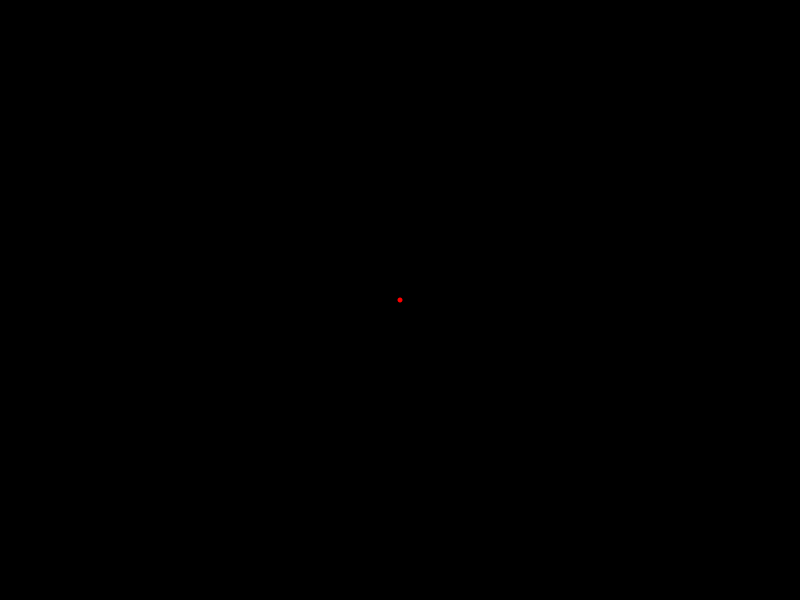
Frame 1 (no input)
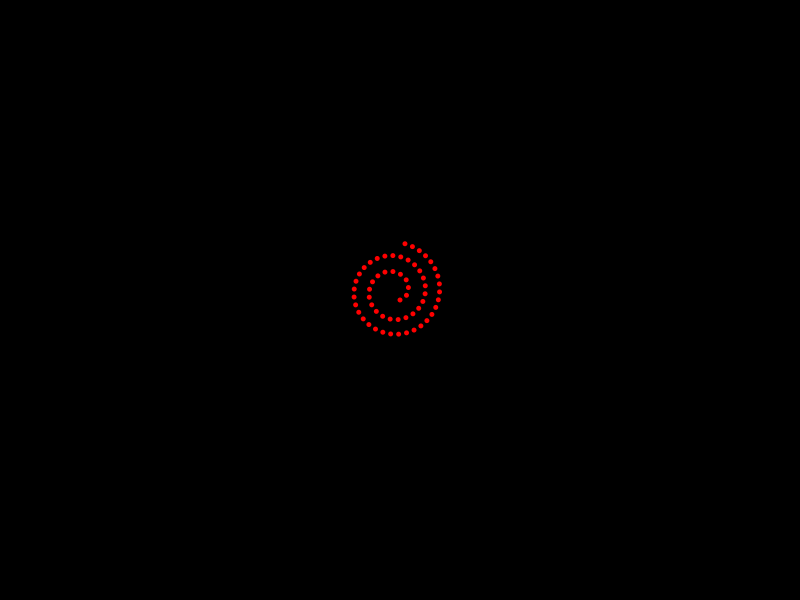
Frame 60 (the mouse pressed at the canvas centre just before this capture)
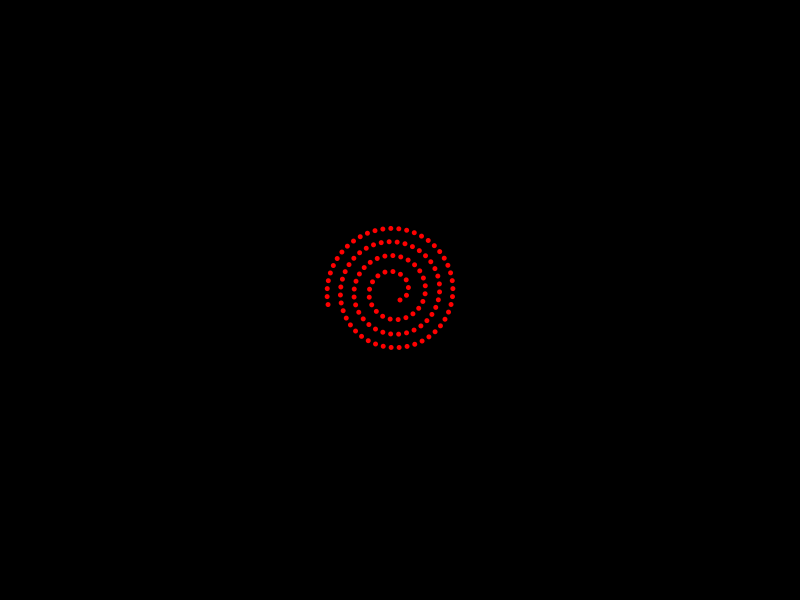
Frame 120 (the mouse held since frame 60 and released just before this capture)

The Processing sketch that drew these frames (run headless with seeded random() and noise(); from frame 60 on, the mouse is pressed at the canvas centre):

// Processing sketch: processing_22019
// ── processing_22019.pde

int i, j, c1, c2, imin=2, imax=200, k=0;
float nx, ny, u, ox=0.0, oy=0.0, a=PI/3, aa=-TWO_PI/10;

void setup() {
  size(800, 600);
  background(0);
  frameRate(30);
  c1=width/2;
  c2=height/2;
  u=c1/50;
  i=imin;
  j=0;
}

void draw() {
  j = j + 1;
  if (j==i-1) { 
    j=1; i+=1; a=PI*(i-2)/i;      
  }
  if (i<=imax) { 
    newside(); 
  }
}

void newside() {
  nx=ox+u*cos(aa); 
  ny=oy+u*sin(aa);
  smooth();
  noStroke();
  fill(255,0,0);
  ellipse(ox+c1, oy+c2, 5, 5);
  ox=nx; 
  oy=ny; 
  aa-=(PI-a) % TWO_PI/3;///////
  k = k + 1;
}               
